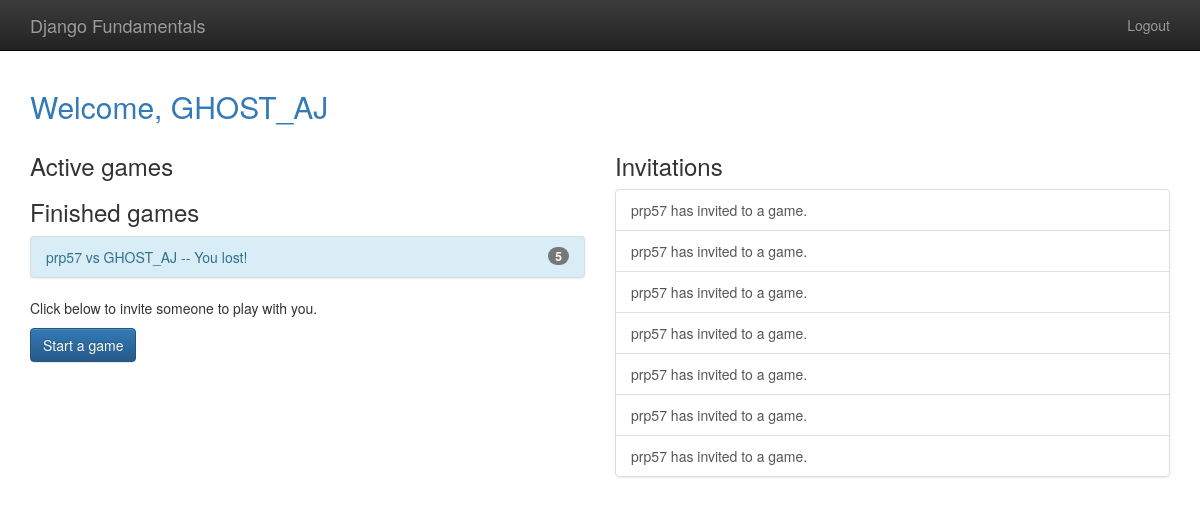
The app's page /player/home (signed in) with its own data.
### gameplay/models.py (models this page shows, shortened)
@python_2_unicode_compatible
class Game(models.Model):
    first_player = models.ForeignKey(User, related_name="game_first_player", on_delete=models.CASCADE)
    second_player = models.ForeignKey(User, related_name="game_second_player", on_delete=models.CASCADE)
    start_time = models.DateTimeField(auto_now_add=True)
    last_active = models.DateTimeField(auto_now=True)
    status = models.CharField(max_length=1, default='F', choices=GAME_STATUS_CHOICES)
    object = GamesQuerySet.as_manager()
    def get_absolute_url(self):
        return reverse('gameplay_detail', args=[self.id])
    def __str__(self):
        return "{0} vs {1}".format(self.first_player, self.second_player)

### player/models.py (models this page shows)
class Invitation(models.Model):
    from_user = models.ForeignKey(User, related_name='invitations_sent', on_delete=models.CASCADE)
    to_user = models.ForeignKey(User,
                                related_name='invitations_received',
                                verbose_name="User to invite",
                                help_text="Please select the user you want to play a game with. ",
                                on_delete=models.CASCADE)
    message = models.CharField(max_length=300,
                               blank=True,
                               verbose_name="Optional Message",
                               help_text="It's always nice to add a friendly message! ")
    timestamp = models.DateTimeField(auto_now_add=True)

### player/views.py (the view)
# urls.py: url(r'home$', home, name="player_home"),
@login_required
def home(request):
    my_games = Game.object.games_for_user(request.user)
    active_games = my_games.active()
    finished_games = my_games.difference(active_games)
    invitations = request.user.invitations_received.all()
    return render(request, "player/home.html",
                  {'games': active_games,
                   'finished_games': finished_games,
                   'invitations': invitations})

### gameplay/models.py (called while the page is built)
    def games_for_user(self, user):
        return self.filter(
            Q(first_player=user) | Q(second_player=user)
        )

    def active(self):
        return self.filter(
            Q(status='F') | Q(status='S')
        )

### templates/player/home.html (shortened to what this page needs)
{% extends "base.html" %}
{% block content %}
    <h2 class="text-primary">Welcome, {{ user.username }}</h2>
    <div class="row">
        <div class="col-md-6">
            <h3>Active games</h3>
            <h3>Finished games</h3>
            {% include "player/game_list_snippet.html" with games_list=finished_games %}
            <p>Click below to invite someone to play with you.</p>
            <p>
                <a class="btn btn-primary"
                href="{% url 'player_new_invitation' %}">Start a game
                </a>
            </p>
        </div>
        <div class="col-md-6">
            <h3>Invitations</h3>
            {% if invitations %}
                <div class="list-group">
                    {% for inv in invitations %}
                        <a class="list-group-item"
                           href="{% url 'player_accept_invitation' id=inv.id %}">
                            {{ inv.from_user.username }} has invited to a game.
                        </a>
                    {% endfor %}
                </div>
            {% else %}
                <p>You have no invitations.</p>
            {% endif %}
        </div>
    </div>
{% endblock %}}

### templates/base.html (shortened to what this page needs)
{% load staticfiles %}
<!doctype html>
<html class="no-js" lang="">
    <head>
        {% block styling %}
            <link rel="stylesheet" href="{% static 'css/bootstrap.min.css' %}">
            <link rel="stylesheet" href="{% static 'css/bootstrap-theme.min.css' %}">
            <link rel="stylesheet" href="{% static 'css/main.css' %}">
        {% endblock %}
    </head>
    <body>
    <nav class="navbar navbar-inverse navbar-fixed-top" role="navigation">
      <div class="container">
        <div class="navbar-header">
          <a class="navbar-brand" href="/">Django Fundamentals</a>
        </div>
        <ul class="nav navbar-nav navbar-right">
            {% if user.is_authenticated %}
            <li><a href="{% url 'player_logout' %}">Logout</a></li>
            {% else %}
            <li><a href="{% url 'player_login' %}">Login</a></li>
            {% endif %}
        </ul>
      </div>
    </nav>
    <div class="container">
        {% block content %}
        {% endblock %}
    </div>
    </body>
</html>

### templates/player/game_list_snippet.html
{% if games_list %}
<div class="list-group bg-info">
    {% for game in games_list %}
        <a class="list-group-item list-group-item-info"
           href="{{ game.get_absolute_url }}">
            {{ game }}
            {% if game.status not in 'FS' %}
                {% if game.status == 'D' %}
                    -- Draw
                {% elif game.status == 'W' and user == game.first_player %}
                    -- You won!
                {% elif game.status == 'L' and user == game.second_player %}
                    -- You won!
                {% else %}
                    -- You lost!
                {% endif %}
            {% endif %}
            <span class="badge">{{ game.move_set.count }}</span>
        </a>
    {% endfor %}
</div>
{% endif %}

### templates/base.html (style rules this page uses)
body { padding-top: 70px; padding-bottom: 20px; }

### records on screen
Game: first_player+second_player "prp57 vs GHOST_AJ", status "-- You lost!", move_set.count "5"
Invitation: from_user.username "prp57"
Invitation: from_user.username "prp57"
Invitation: from_user.username "prp57"
Invitation: from_user.username "prp57"
Invitation: from_user.username "prp57"
Invitation: from_user.username "prp57"
Invitation: from_user.username "prp57"

### other values on screen
{{ user.username }} "GHOST_AJ"
